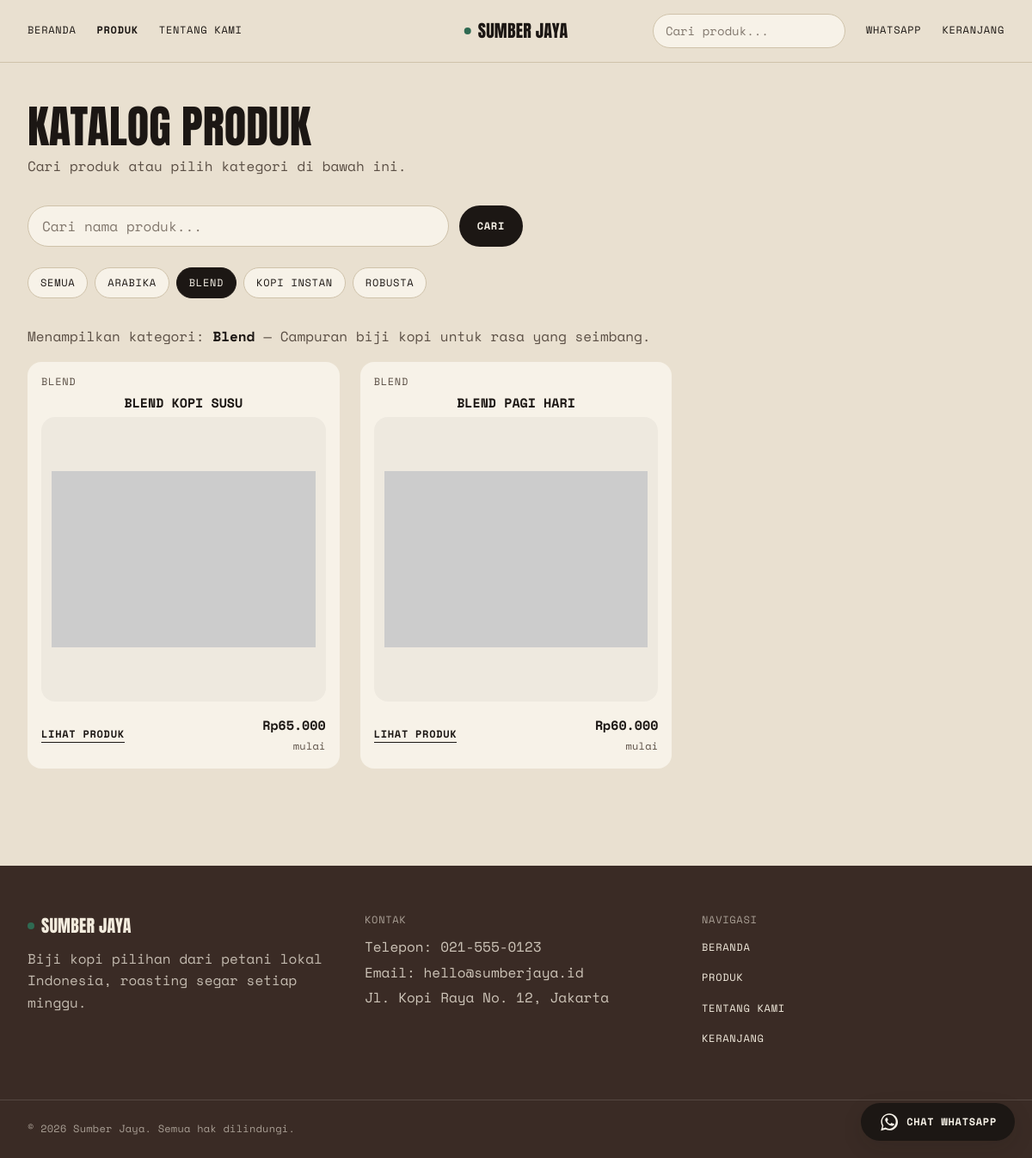
/products?kategori=blend, run on the app's committed database.
### tables this page shows
CREATE TABLE IF NOT EXISTS `settings` (
  `id`              TINYINT UNSIGNED NOT NULL DEFAULT 1,
  `store_name`      VARCHAR(100) NOT NULL DEFAULT 'Sumber Jaya',
  `whatsapp_number` VARCHAR(30) NOT NULL DEFAULT '6281234567890',  
  `phone`           VARCHAR(30) NULL DEFAULT NULL,
  `address`         VARCHAR(255) NULL DEFAULT NULL,
  `email`           VARCHAR(100) NULL DEFAULT NULL,
  `about_text`      TEXT NULL,
  PRIMARY KEY (`id`)
);

CREATE TABLE IF NOT EXISTS `categories` (
  `id`          INT UNSIGNED NOT NULL AUTO_INCREMENT,
  `name`        VARCHAR(100) NOT NULL,
  `slug`        VARCHAR(120) NOT NULL,
  `description` VARCHAR(255) NULL DEFAULT NULL,
  `image_url`   VARCHAR(500) NULL DEFAULT NULL,
  `created_at`  DATETIME NULL DEFAULT NULL,
  PRIMARY KEY (`id`),
  UNIQUE KEY `uq_categories_slug` (`slug`)
);

CREATE TABLE IF NOT EXISTS `products` (
  `id`          INT UNSIGNED NOT NULL AUTO_INCREMENT,
  `category_id` INT UNSIGNED NOT NULL,
  `name`        VARCHAR(150) NOT NULL,
  `slug`        VARCHAR(170) NOT NULL,
  `description` TEXT NULL,
  `image_url`   VARCHAR(500) NULL DEFAULT NULL,
  `is_active`   TINYINT(1) NOT NULL DEFAULT 1,
  `created_at`  DATETIME NULL DEFAULT NULL,
  `updated_at`  DATETIME NULL DEFAULT NULL,
  PRIMARY KEY (`id`),
  UNIQUE KEY `uq_products_slug` (`slug`),
  KEY `idx_products_category` (`category_id`),
  CONSTRAINT `fk_products_category`
    FOREIGN KEY (`category_id`) REFERENCES `categories` (`id`)
    ON DELETE CASCADE ON UPDATE CASCADE
);

### application/core/MY_Controller.php (called while the page is built, shortened)
<?php
class MY_Controller extends CI_Controller {
	public function __construct()
	{
		$this->storeData = $this->Setting_model->getRow();
	}
}
class Public_Controller extends MY_Controller {
	public function __construct()
	{
		parent::__construct();
		$this->load->model(array('Category_model', 'Product_model', 'PageView_model'));
		$this->load->library('cart_lib');
	}
	protected function render($view, $data = array())
	{
		$data = array_merge(array(
			'store'          => $this->storeData,
			'navCategories'  => $this->Category_model->getAll(),
			'cartCount'      => $this->cart_lib->count(),
			'pageTitle'      => '',
		), $data);
		$this->load->view('layout/header', $data);
		$this->load->view($view, $data);
		$this->load->view('layout/footer', $data);
	}
}

### application/controllers/Products.php (called while the page is built, shortened)
<?php
class Products extends Public_Controller {
	public function index()
	{
		$activeCategory = NULL;
		$slug = (string) $this->input->get('kategori', TRUE);
		$search = trim((string) $this->input->get('q', TRUE));
		if ($slug !== '')
		{
			$activeCategory = $this->Category_model->getBySlug($slug);
		}
		$data = array(
			'pageTitle'      => 'Produk',
			'products'       => $this->Product_model->getPublished($activeCategory ? $activeCategory['id'] : NULL, 0, $search),
			'activeCategory' => $activeCategory,
			'search'         => $search,
		);
		$this->render('products/index', $data);
	}
}

### index.php (called while the page is built, shortened)
<?php
require_once BASEPATH.'core/CodeIgniter.php';

### application/helpers/app_helper.php (called while the page is built, shortened)
<?php
	if ( ! function_exists('esc'))
{
	function esc($value, $context = 'html')
	{
		$value = html_escape($value);
		if ($context === 'attr')
		{
			$value = str_replace("'", '&#39;', $value);
		}
		return $value;
	}
}
if ( ! function_exists('rupiah'))
{
	function rupiah($number)
	{
		return 'Rp'.number_format((int) $number, 0, ',', '.');
	}
}
if ( ! function_exists('img_src'))
{
	function img_src($value)
	{
		$value = trim((string) $value);
		if ($value === '' OR preg_match('#^https?://#i', $value))
		{
			return $value;
		}
		return str_replace(' ', '%20', base_url($value));
	}
}

### application/models/Setting_model.php (called while the page is built, shortened)
<?php
class Setting_model extends CI_Model {
	public function getRow()
	{
		$row = $this->db->where('id', 1)->get('settings')->row_array();
		if ($row)
		{
			return $row;
		}
		return array(
			'store_name'      => 'Sumber Jaya',
			'whatsapp_number' => '',
			'phone'           => '',
			'address'         => '',
			'email'           => '',
			'about_text'      => '',
		);
	}
}

### application/models/Category_model.php (called while the page is built, shortened)
<?php
class Category_model extends CI_Model {
	public function getAll()
	{
		return $this->db->order_by('name', 'ASC')->get('categories')->result_array();
	}
	public function getBySlug($slug)
	{
		$row = $this->db->where('slug', $slug)->get('categories')->row_array();
		return $row ? $row : NULL;
	}
}

### application/models/Product_model.php (called while the page is built, shortened)
<?php
class Product_model extends CI_Model {
	public function getPublished($categoryId = NULL, $limit = 0, $search = NULL)
	{
		$this->db
			->select('products.*, categories.name AS category_name, MIN(product_variants.price) AS min_price, SUM(product_variants.stock) AS total_stock', FALSE)
			->join('categories', 'categories.id = products.category_id', 'left')
			->join('product_variants', 'product_variants.product_id = products.id', 'left')
			->where('products.is_active', 1);
		if ($categoryId)
		{
			$this->db->where('products.category_id', (int) $categoryId);
		}
		$this->db->group_by('products.id')->order_by('products.id', 'DESC');
		return $this->db->get('products')->result_array();
	}
}

### application/views/products/index.php (the view, shortened to what this page needs)
<h1 class="ds-display-lg mb-2">Katalog Produk</h1>
<p class="ds-body mb-8 text-ds-ink-soft">Cari produk atau pilih kategori di bawah ini.</p>
<?php
$qParam   = ($search !== '') ? 'q='.rawurlencode($search) : '';
?>
<form action="<?= site_url('products') ?>" method="get" class="mb-6 max-w-xl" role="search">
	<div class="flex flex-col gap-3 sm:flex-row">
		<input type="search" id="catalog-search" name="q" value="<?= esc($search, 'attr') ?>" maxlength="100"
		       placeholder="Cari nama produk..."
		       class="ds-input flex-1">
		<button type="submit" class="ds-btn ds-btn--primary">Cari</button>
	</div>
</form>
<div class="mb-8 flex flex-wrap gap-2">
	<a href="<?= site_url('products'.($qParam !== '' ? '?'.$qParam : '')) ?>"
	   class="ds-chip" <?= $activeCategory === NULL ? 'aria-current="true"' : '' ?>>
		Semua
	</a>
	<?php foreach ($navCategories as $category): ?>
		<a href="<?= site_url('products?kategori='.$category['slug'].($qParam !== '' ? '&'.$qParam : '')) ?>"
		   class="ds-chip" <?= ($activeCategory AND $activeCategory['id'] == $category['id']) ? 'aria-current="true"' : '' ?>>
			<?= esc($category['name']) ?>
		</a>
	<?php endforeach; ?>
</div>
<?php if ($activeCategory): ?>
	<p class="ds-body mb-4 text-ds-ink-soft">
		Menampilkan kategori: <span class="font-bold text-ds-ink"><?= esc($activeCategory['name']) ?></span>
		<?php if ( ! empty($activeCategory['description'])): ?>
			&mdash; <?= esc($activeCategory['description']) ?>
		<?php endif; ?>
	</p>
<?php endif; ?>
<?php if ( ! $products): ?>
	<div class="ds-panel py-12 text-center text-ds-ink-soft">
		<?php if ($search !== ''): ?>
			Tidak ada produk yang cocok dengan <span class="font-bold text-ds-ink">&ldquo;<?= esc($search) ?>&rdquo;</span>.
			Coba kata kunci lain.
		<?php else: ?>
			Tidak ada produk pada kategori ini.
		<?php endif; ?>
	</div>
<?php else: ?>
	<div class="grid grid-cols-1 gap-3 md:grid-cols-2 md:gap-4 lg:grid-cols-3 lg:gap-6">
		<?php foreach ($products as $product): ?>
			<?php $this->load->view('products/_card', array('product' => $product)); ?>
		<?php endforeach; ?>
	</div>
<?php endif; ?>

### application/views/layout/header.php (shortened to what this page needs)
<!DOCTYPE html>
<html lang="id">
<head>
	<script src="https://cdn.tailwindcss.com"></script>
	<script src="<?= base_url('assets/js/ds-tailwind-config.js') ?>"></script>
	<link rel="stylesheet" href="<?= base_url('assets/css/design-system.css') ?>">
</head>
<body class="flex min-h-screen flex-col">
<?php
$seg1    = (string) $this->uri->segment(1);
$isHome  = ($seg1 === '' OR $seg1 === 'home' OR $seg1 === 'index');
$waLink  = 'https://wa.me/'.rawurlencode((string) $store['whatsapp_number']);
$waText  = rawurlencode('Halo '.$store['store_name'].', saya ingin bertanya tentang produk.');
?>
<header class="sticky top-0 z-40 border-b border-ds-line bg-ds-page/90 backdrop-blur">
	<div class="mx-auto max-w-container px-4 md:px-6 xl:px-8">
		<div class="relative flex h-14 items-center justify-between gap-3 lg:h-[72px]">
			<nav class="hidden flex-1 items-center gap-6 lg:flex" aria-label="Navigasi utama">
				<a href="<?= site_url() ?>" class="ds-nav-link" <?= $isHome ? 'aria-current="page"' : '' ?>>Beranda</a>
				<a href="<?= site_url('products') ?>" class="ds-nav-link" <?= ($seg1 === 'products') ? 'aria-current="page"' : '' ?>>Produk</a>
				<a href="<?= site_url('about') ?>" class="ds-nav-link" <?= ($seg1 === 'about') ? 'aria-current="page"' : '' ?>>Tentang Kami</a>
			</nav>
			<div class="flex flex-1 items-center justify-end gap-3 lg:gap-6">
				<form action="<?= site_url('products') ?>" method="get" class="hidden lg:block" role="search">
					<input type="search" id="nav-search" name="q" maxlength="100" placeholder="Cari produk..."
					       value="<?= esc((string) $this->input->get('q', TRUE), 'attr') ?>"
					       class="ds-input ds-input--sm w-44 xl:w-56">
				</form>
				<?php if ( ! empty($store['whatsapp_number'])): ?>
					<a href="<?= esc($waLink.'?'.$waText, 'attr') ?>" target="_blank" rel="noopener noreferrer" class="ds-nav-link hidden lg:inline-flex">
						WhatsApp
					</a>
				<?php endif; ?>
				<a href="<?= site_url('cart') ?>" class="ds-nav-link" aria-label="Keranjang<?= $cartCount > 0 ? ', '.(int) $cartCount.' item' : ', kosong' ?>">
					<span class="hidden lg:inline">Keranjang<?= $cartCount > 0 ? ' ('.(int) $cartCount.')' : '' ?></span>
				</a>
			</div>
			<a href="<?= site_url() ?>" class="ds-logo absolute left-1/2 hidden -translate-x-1/2 lg:inline-flex">
				<span class="ds-logo__dot" aria-hidden="true"></span>
				<span><?= esc($store['store_name']) ?></span>
			</a>
		</div>
	</div>
</header>
<main class="flex-1">
	<div class="mx-auto max-w-container px-4 py-8 md:px-6 md:py-12 xl:px-8">

### application/views/products/_card.php (shortened to what this page needs)
<article class="ds-product-card">
	<a href="<?= site_url('products/detail/'.$product['id']) ?>" class="ds-product-card__link">
		<span class="flex items-center justify-between gap-2">
			<span class="ds-label text-ds-ink-soft"><?= esc((string) $product['category_name']) ?></span>
		</span>
		<h3 class="ds-title-sm text-center"><?= esc($product['name']) ?></h3>
		<div class="ds-product-card__media">
			<?php if ( ! empty($product['image_url'])): ?>
				<img src="<?= esc(img_src($product['image_url']), 'attr') ?>" alt="<?= esc($product['name']) ?>"
				     class="h-full w-full object-contain" loading="lazy" width="600" height="600"
				     onerror="this.onerror=null;this.src='https://placehold.co/600x600/f5f5f4/78716c?text=Gambar+tidak+tersedia'">
			<?php else: ?>
				<span class="ds-caption text-ds-ink-soft">Tanpa gambar</span>
			<?php endif; ?>
		</div>
		<div class="ds-product-card__foot">
			<span class="ds-product-card__cta">Lihat Produk</span>
			<?php if ($product['min_price'] !== NULL): ?>
				<span class="text-right">
					<span class="ds-product-card__price block"><?= rupiah($product['min_price']) ?></span>
					<span class="ds-caption text-ds-ink-soft">mulai</span>
				</span>
			<?php else: ?>
				<span class="ds-badge ds-badge--muted">Harga belum diisi</span>
			<?php endif; ?>
		</div>
	</a>
</article>

### application/views/layout/footer.php (shortened to what this page needs)
	</div>
</main>
<footer class="relative mt-12 overflow-hidden bg-ds-frame text-ds-on-forest md:mt-16">
	<div class="mx-auto max-w-container px-4 py-10 md:px-6 md:py-14 xl:px-8">
		<div class="grid gap-8 md:grid-cols-3 md:gap-10">
			<div>
				<a href="<?= site_url() ?>" class="ds-logo mb-4 inline-flex">
					<span class="ds-logo__dot" aria-hidden="true"></span>
					<span><?= esc($store['store_name']) ?></span>
				</a>
				<p class="ds-body ds-measure text-ds-on-forest/75">
					Biji kopi pilihan dari petani lokal Indonesia, roasting segar setiap minggu.
				</p>
			</div>
			<div>
				<p class="ds-label mb-3 text-ds-on-forest/60">Kontak</p>
				<ul class="ds-body space-y-1 text-ds-on-forest/80">
					<?php if ( ! empty($store['phone'])): ?>
						<li>Telepon: <?= esc($store['phone']) ?></li>
					<?php endif; ?>
					<?php if ( ! empty($store['email'])): ?>
						<li>Email: <?= esc($store['email']) ?></li>
					<?php endif; ?>
					<?php if ( ! empty($store['address'])): ?>
						<li><?= esc($store['address']) ?></li>
					<?php endif; ?>
				</ul>
			</div>
			<div>
				<p class="ds-label mb-3 text-ds-on-forest/60">Navigasi</p>
				<nav class="flex flex-col items-start gap-2" aria-label="Navigasi footer">
					<a href="<?= site_url() ?>" class="ds-nav-link ds-nav-link--light">Beranda</a>
					<a href="<?= site_url('products') ?>" class="ds-nav-link ds-nav-link--light">Produk</a>
					<a href="<?= site_url('about') ?>" class="ds-nav-link ds-nav-link--light">Tentang Kami</a>
					<a href="<?= site_url('cart') ?>" class="ds-nav-link ds-nav-link--light">Keranjang</a>
				</nav>
			</div>
		</div>
	</div>
	<div class="border-t border-ds-on-forest/15">
		<div class="mx-auto flex max-w-container flex-col gap-2 px-4 py-5 text-ds-on-forest/60 md:flex-row md:items-center md:justify-between md:px-6 xl:px-8">
			<p class="ds-caption">
				&copy; <?= date('Y') ?> <?= esc($store['store_name']) ?>. Semua hak dilindungi.
			</p>
			<a href="<?= site_url('admin/login') ?>" class="ds-nav-link ds-nav-link--light">Login Admin</a>
		</div>
	</div>
</footer>
<?php if ( ! empty($store['whatsapp_number'])): ?>
<a href="https://wa.me/<?= esc($store['whatsapp_number'], 'attr') ?>?text=<?= rawurlencode('Halo '.$store['store_name'].', saya ingin bertanya tentang produk.') ?>"
   target="_blank" rel="noopener"
   aria-label="Chat WhatsApp dengan <?= esc($store['store_name'], 'attr') ?>"
   class="ds-btn ds-btn--primary fixed bottom-5 right-5 z-50 h-14 w-14 !px-0 shadow-ds-md sm:h-auto sm:w-auto sm:!px-5">
	<span class="hidden sm:inline">Chat WhatsApp</span>
</a>
<?php endif ?>
</body>
</html>

### data on the page
settings: store_name "SUMBER JAYA", phone "021-555-0123", email "hello@sumberjaya.id", address "Jl. Kopi Raya No. 12, Jakarta", store_name "Sumber Jaya"
categories: name "ARABIKA"
categories: name "BLEND", name "Blend", description "Campuran biji kopi untuk rasa yang seimbang."
categories: name "KOPI INSTAN"
categories: name "ROBUSTA"
products: category.name "BLEND", name "BLEND KOPI SUSU", min_price "Rp65.000"
products: category.name "BLEND", name "BLEND PAGI HARI", min_price "Rp60.000"
